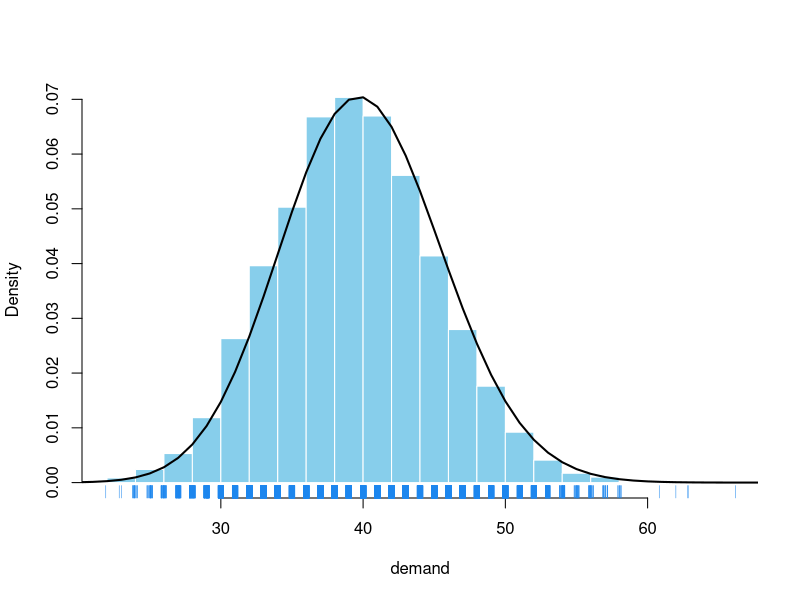
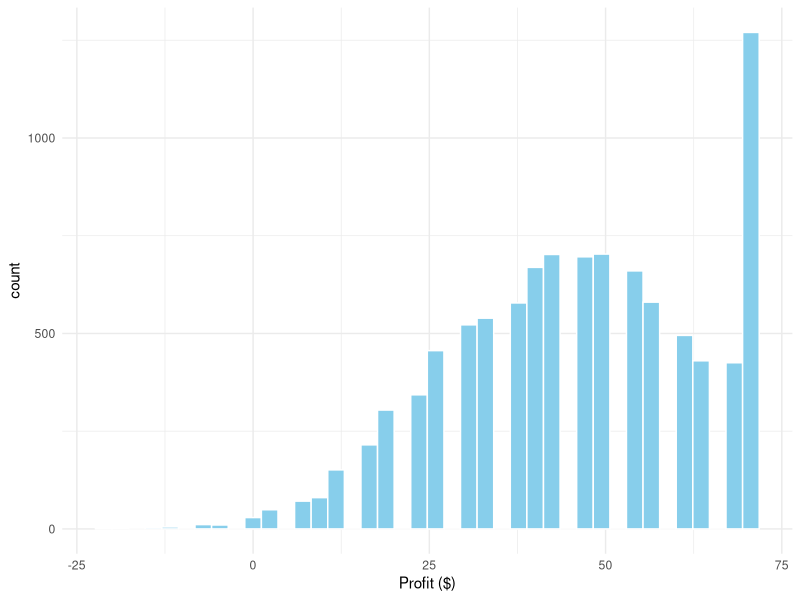
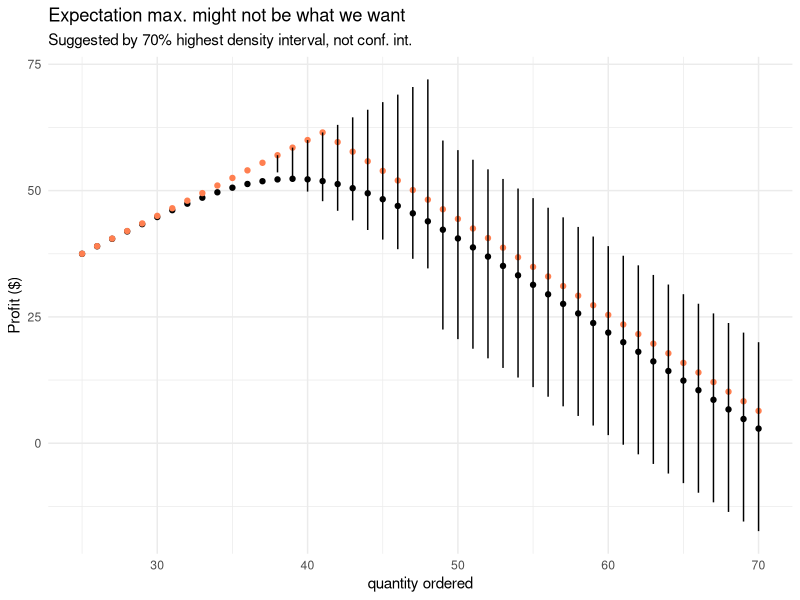
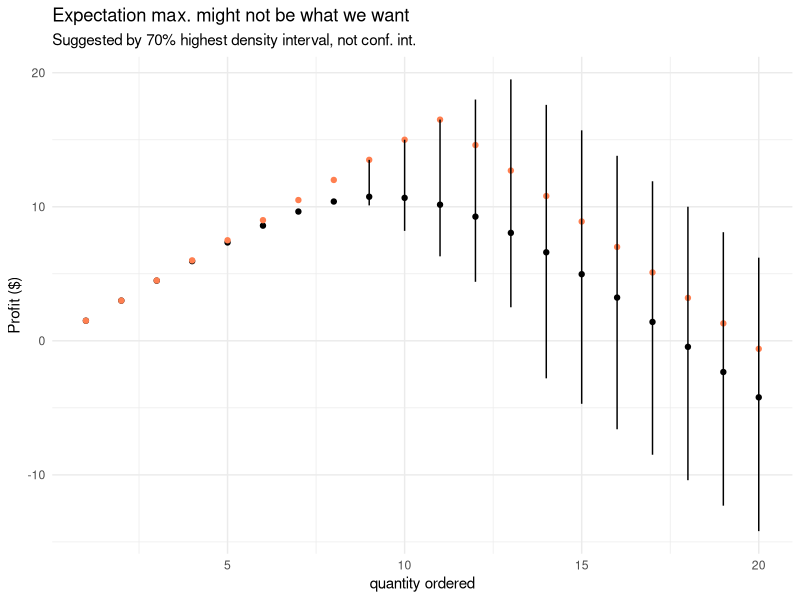
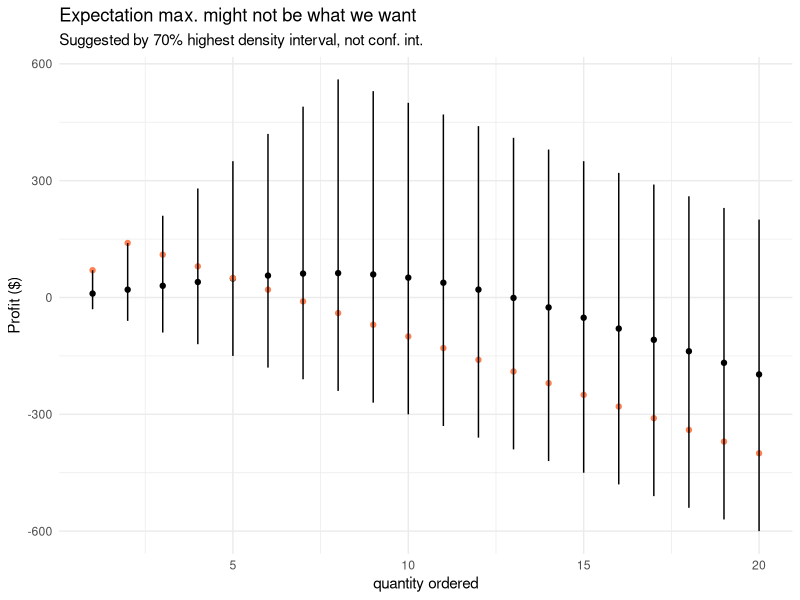
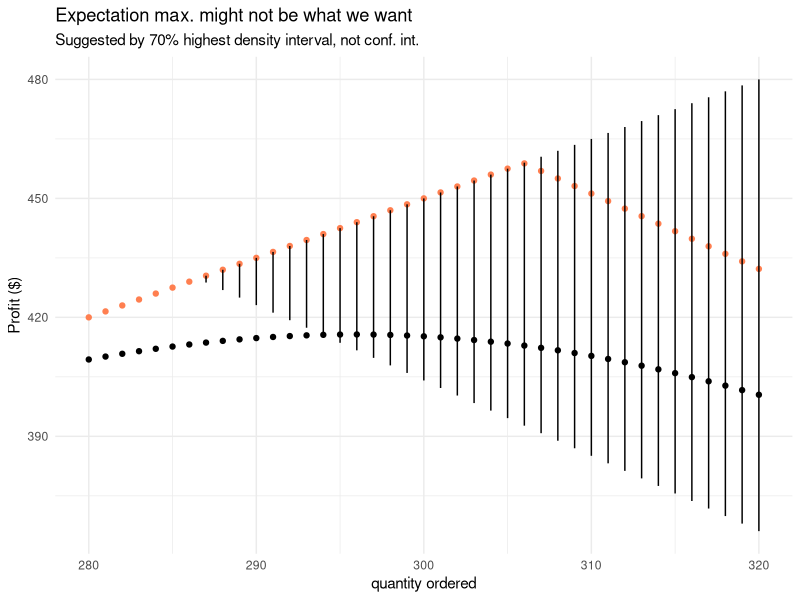

Write the R code that produced these figures, in order.
## ---- chunk 1
#| code-fold: true
#| column: margin
#| fig-cap: A sanity check on the distribution of demand

dem <- rbinom(size = 200, n = 10000, prob = 0.2) 
dem_dens <- dbinom(x = seq(1, 100, 1), size = 200, prob = 0.2)
dem |> hist(
    xlab = "demand", probability = TRUE, breaks = 30, 
    col = "skyblue", border = "white", main = ""
)
lines(dem_dens, lwd = 2)
rug(jitter(dem), col = "dodgerblue2") 
## ---- chunk 2
#| message: false
#| warning: false

library(tidyverse)
library(coda)
## ---- chunk 3
set.seed(13753)

p <- 3.4; c <- 1.9; n <- 10000

sim_newsvendor <- function(p, c, qty_grid, demand) {
    df_sim <- tibble(demand = demand) |>
        mutate(nr_sim = row_number()) |>
        crossing(qty = qty_grid) |>
        mutate(
            profit = p * pmin(demand, qty) - c * qty
        )    
    df_sim
}

qty_grid <- 25:70
demand <- rbinom(n, 200, 0.2)
df_sim <- sim_newsvendor(p, c, qty_grid, demand) 
## ---- chunk 4
#| warning: false
#| message: false
#| code-fold: true
#| code-summary: Show code
#| column: margin
#| fig-cap: The distribution of profits at q = 47 might not be what you expect

df_sim |> filter(qty == 47) |> 
    ggplot(aes(x = profit)) + 
    geom_histogram(bins = 40, fill = "skyblue", color = "white") + 
    labs(x = "Profit ($)") +
    theme_minimal() 
## ---- chunk 5
#| code-fold: true
#| code-summary: Show code for aggregation and visualization

visualize_profit <- function(df_sim, hdi = 0.7, upper_q = 0.6) {
    df_sim |>
    group_by(qty) |>
    reframe(
        avg_profit = mean(profit),
        profit_upper = coda::HPDinterval(mcmc(profit), prob = hdi)[1],
        profit_lower = coda::HPDinterval(mcmc(profit), prob = hdi)[2],
        upper_profit = quantile(profit, probs = upper_q)
    ) |>
    ggplot(aes(x = qty, y = avg_profit)) + 
    geom_point() + 
    geom_point(aes(y = upper_profit), color = "coral") + 
    geom_segment(aes(
        y = profit_lower, yend = profit_upper, 
        x = qty, xend = qty
    )) +
    labs(
        x = "quantity ordered", y = "Profit ($)", 
        title = "Expectation max. might not be what we want",
        subtitle = "Suggested by 70% highest density interval, not conf. int."
    ) +
    theme_minimal()
}

visualize_profit(df_sim)
## ---- chunk 6
#| column: margin
#| fig-cap: Slow moving item demand modeled with Poisson distribution

qty_grid <- 1:20
demand <- rpois(n = n, lambda = 10)
df_sim_pois <- sim_newsvendor(p, c, qty_grid, demand)

visualize_profit(df_sim_pois) 
## ---- chunk 7
qty_grid <- 1:20
demand <- rpois(n = n, lambda = 10) * rbinom(n = n, size = 1, prob = 0.4)
df_sim_tuna <- sim_newsvendor(p = 100, c = 30, qty_grid = qty_grid, demand = demand)

visualize_profit(df_sim_tuna) 
## ---- chunk 8
#| column: margin
#| fig-cap: Try out the normal distribution for fast-moving demand

qty_grid <- 280:320
demand <- rnorm(n = n, mean = 300, sd = 25)
df_sim_norm <- sim_newsvendor(p, c, qty_grid, demand)

visualize_profit(df_sim_norm) 
